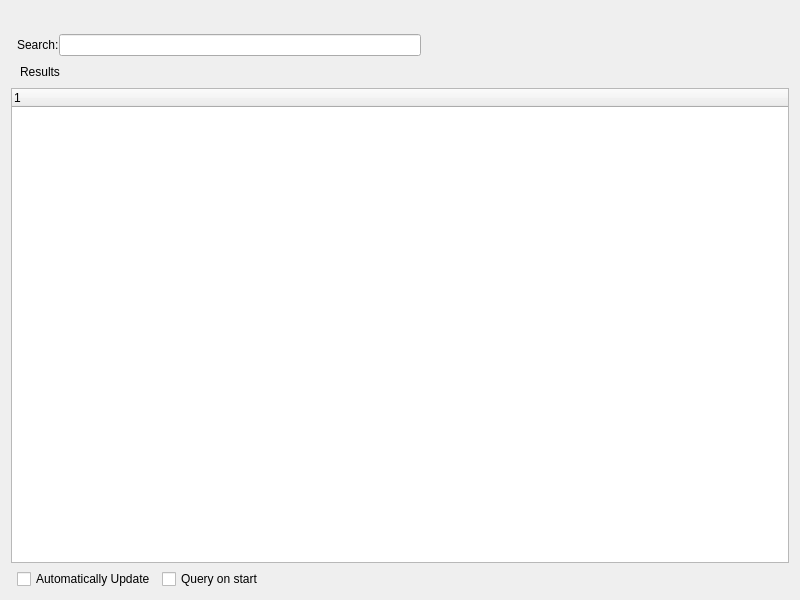
<?xml version="1.0" encoding="UTF-8"?>
<ui version="4.0">
 <class>display</class>
 <widget class="QWidget" name="display">
  <property name="geometry">
   <rect>
    <x>0</x>
    <y>0</y>
    <width>800</width>
    <height>600</height>
   </rect>
  </property>
  <property name="windowTitle">
   <string>display</string>
  </property>
  <layout class="QGridLayout" name="_2">
   <item row="0" column="0" colspan="2">
    <widget class="QToolBar" name="_toolBar">
     <property name="orientation">
      <enum>Qt::Horizontal</enum>
     </property>
     <property name="toolButtonStyle">
      <enum>Qt::ToolButtonTextBesideIcon</enum>
     </property>
    </widget>
   </item>
   <item row="1" column="0" colspan="2">
    <layout class="QGridLayout" name="_topLayout">
     <item row="0" column="0">
      <layout class="QVBoxLayout" name="verticalLayout">
       <property name="spacing">
        <number>0</number>
       </property>
       <property name="leftMargin">
        <number>6</number>
       </property>
       <property name="rightMargin">
        <number>6</number>
       </property>
       <item>
        <widget class="ParameterWidget" name="_parameterWidget"/>
       </item>
       <item>
        <widget class="QFrame" name="_optionsFrame">
         <property name="sizePolicy">
          <sizepolicy hsizetype="MinimumExpanding" vsizetype="Expanding">
           <horstretch>0</horstretch>
           <verstretch>0</verstretch>
          </sizepolicy>
         </property>
         <property name="frameShape">
          <enum>QFrame::NoFrame</enum>
         </property>
         <property name="frameShadow">
          <enum>QFrame::Plain</enum>
         </property>
        </widget>
       </item>
       <item>
        <spacer name="verticalSpacer_2">
         <property name="orientation">
          <enum>Qt::Vertical</enum>
         </property>
         <property name="sizeHint" stdset="0">
          <size>
           <width>20</width>
           <height>0</height>
          </size>
         </property>
        </spacer>
       </item>
       <item>
        <layout class="QHBoxLayout" name="_searchLayout">
         <item>
          <widget class="QLabel" name="_searchLit">
           <property name="text">
            <string>Search:</string>
           </property>
          </widget>
         </item>
         <item>
          <widget class="XLineEdit" name="_search"/>
         </item>
         <item>
          <spacer name="horizontalSpacer_2">
           <property name="orientation">
            <enum>Qt::Horizontal</enum>
           </property>
           <property name="sizeHint" stdset="0">
            <size>
             <width>40</width>
             <height>0</height>
            </size>
           </property>
          </spacer>
         </item>
        </layout>
       </item>
      </layout>
     </item>
     <item row="1" column="0">
      <layout class="QHBoxLayout" name="_labelLayout">
       <item>
        <widget class="QFrame" name="_listLabelFrame">
         <property name="frameShape">
          <enum>QFrame::NoFrame</enum>
         </property>
         <property name="frameShadow">
          <enum>QFrame::Raised</enum>
         </property>
         <layout class="QGridLayout" name="gridLayout_2">
          <property name="topMargin">
           <number>3</number>
          </property>
          <property name="bottomMargin">
           <number>3</number>
          </property>
          <item row="0" column="0">
           <widget class="QLabel" name="_listLabel">
            <property name="text">
             <string>Results</string>
            </property>
            <property name="buddy">
             <cstring>_list</cstring>
            </property>
           </widget>
          </item>
         </layout>
        </widget>
       </item>
       <item>
        <spacer name="horizontalSpacer">
         <property name="orientation">
          <enum>Qt::Horizontal</enum>
         </property>
         <property name="sizeHint" stdset="0">
          <size>
           <width>40</width>
           <height>0</height>
          </size>
         </property>
        </spacer>
       </item>
      </layout>
     </item>
    </layout>
   </item>
   <item row="2" column="0" colspan="2">
    <widget class="XTreeWidget" name="_list">
     <property name="sizePolicy">
      <sizepolicy hsizetype="Expanding" vsizetype="Expanding">
       <horstretch>0</horstretch>
       <verstretch>1</verstretch>
      </sizepolicy>
     </property>
     <property name="populateLinear">
      <bool>false</bool>
     </property>
     <zorder>qt_scrollarea_viewport</zorder>
    </widget>
   </item>
   <item row="3" column="1">
    <layout class="QHBoxLayout" name="_optionLayout">
     <item>
      <widget class="XCheckBox" name="_autoupdate">
       <property name="text">
        <string>Automatically Update</string>
       </property>
      </widget>
     </item>
     <item>
      <widget class="XCheckBox" name="_queryonstart">
       <property name="text">
        <string>Query on start</string>
       </property>
       <property name="forgetful">
        <bool>true</bool>
       </property>
      </widget>
     </item>
     <item>
      <spacer name="horizontalSpacer_3">
       <property name="orientation">
        <enum>Qt::Horizontal</enum>
       </property>
       <property name="sizeHint" stdset="0">
        <size>
         <width>40</width>
         <height>0</height>
        </size>
       </property>
      </spacer>
     </item>
    </layout>
   </item>
  </layout>
 </widget>
 <customwidgets>
  <customwidget>
   <class>ParameterWidget</class>
   <extends>QWidget</extends>
   <header>parameterwidget.h</header>
  </customwidget>
  <customwidget>
   <class>XCheckBox</class>
   <extends>QCheckBox</extends>
   <header>xcheckbox.h</header>
  </customwidget>
  <customwidget>
   <class>XLineEdit</class>
   <extends>QLineEdit</extends>
   <header>xlineedit.h</header>
   <container>1</container>
  </customwidget>
  <customwidget>
   <class>XTreeWidget</class>
   <extends>QTreeWidget</extends>
   <header>xtreewidget.h</header>
   <container>1</container>
  </customwidget>
 </customwidgets>
 <tabstops>
  <tabstop>_list</tabstop>
 </tabstops>
 <resources/>
 <connections/>
</ui>
